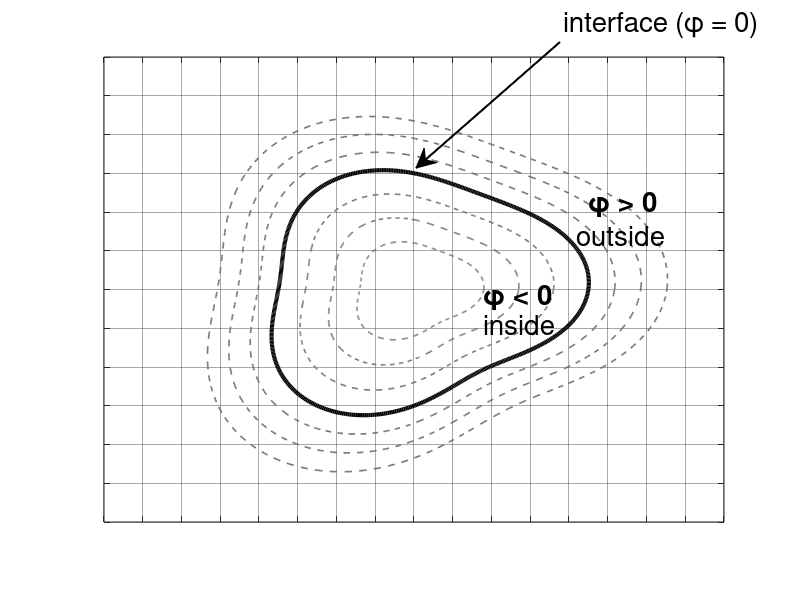

MATLAB code for this plot:
clc;
clear;
close all;

%% Create grid
figure('Color','w');
hold on;
axis equal;

xlim([-4 4]);
ylim([-3 3]);

grid on;
set(gca,'GridLineStyle','-','GridAlpha',0.4,...
    'XTick',-4:0.5:4,...
    'YTick',-3:0.5:3,...
    'FontSize',11);

%% Parameter
t = linspace(0,2*pi,600);

%% Interface (phi = 0)
r = 2 + 0.25*cos(3*t) + 0.12*sin(2*t);

x = r.*cos(t);
y = 0.75*r.*sin(t);

plot(x,y,'k','LineWidth',3);

%% Inside contours (phi < 0)

for s = [0.80 0.60 0.40]
    plot(s*x,s*y,'Color',[0.45 0.45 0.45],...
        'LineStyle','--','LineWidth',1.2);
end

%% Outside contours (phi > 0)

for s = [1.15 1.30 1.45]
    plot(s*x,s*y,'Color',[0.45 0.45 0.45],...
        'LineStyle','--','LineWidth',1.2);
end

%% Labels

text(0.9,-0.1,'\phi < 0','FontSize',20,'FontWeight','bold');
text(0.9,-0.45,'inside','FontSize',20);

text(2.25,1.1,'\phi > 0','FontSize',20,'FontWeight','bold');
text(2.1,0.7,'outside','FontSize',20);

%% Arrow pointing to interface

annotation('textarrow',[0.70 0.52],[0.93 0.72],...
    'String',{'interface (\phi = 0)';},...
    'FontSize',20,...
    'LineWidth',1.5);

%% Remove tick labels (optional)
xticklabels([]);
yticklabels([]);

box on;
